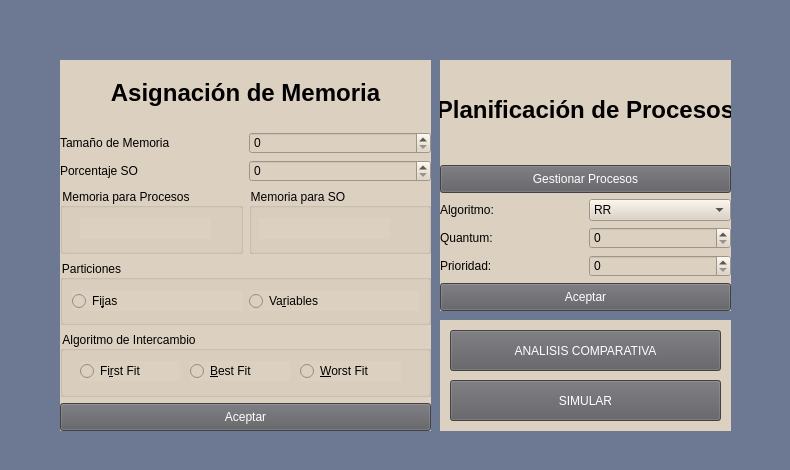
<?xml version="1.0" encoding="UTF-8"?>
<ui version="4.0">
 <class>MainWindow</class>
 <widget class="QMainWindow" name="MainWindow">
  <property name="geometry">
   <rect>
    <x>0</x>
    <y>0</y>
    <width>790</width>
    <height>470</height>
   </rect>
  </property>
  <property name="windowTitle">
   <string>MainWindow</string>
  </property>
  <property name="styleSheet">
   <string notr="true"/>
  </property>
  <property name="animated">
   <bool>true</bool>
  </property>
  <widget class="QWidget" name="centralwidget">
   <property name="styleSheet">
    <string notr="true">QWidget{
background-color:#6d7993;
font-family: arial,verdana;
}

QDialog{
background-color:#557a95;
font-family: arial,verdana;
}
QLineEdit{
background-color:#b1a296;
border: 0;
font-size:14px;
height:30px;
}

</string>
   </property>
   <widget class="QWidget" name="widget" native="true">
    <property name="geometry">
     <rect>
      <x>60</x>
      <y>60</y>
      <width>371</width>
      <height>371</height>
     </rect>
    </property>
    <property name="sizePolicy">
     <sizepolicy hsizetype="Preferred" vsizetype="Preferred">
      <horstretch>0</horstretch>
      <verstretch>0</verstretch>
     </sizepolicy>
    </property>
    <property name="autoFillBackground">
     <bool>false</bool>
    </property>
    <property name="styleSheet">
     <string notr="true">QWidget{
background-color: #dcd0c0;
}
QPushButton{
background-color:#5d5c61;
color:white;
height:20px;
}
QPushButton:hover{
background-color:#062f4f;
color:white;
}
</string>
    </property>
    <layout class="QGridLayout" name="gridLayout">
     <item row="0" column="0" colspan="2">
      <widget class="QLabel" name="label_AsigMemoria">
       <property name="font">
        <font>
         <family>arial,verdana</family>
         <pointsize>18</pointsize>
         <weight>75</weight>
         <bold>true</bold>
        </font>
       </property>
       <property name="layoutDirection">
        <enum>Qt::LeftToRight</enum>
       </property>
       <property name="styleSheet">
        <string notr="true"/>
       </property>
       <property name="text">
        <string>Asignación de Memoria</string>
       </property>
       <property name="alignment">
        <set>Qt::AlignCenter</set>
       </property>
      </widget>
     </item>
     <item row="2" column="1">
      <widget class="QSpinBox" name="spinBoxPorcSO"/>
     </item>
     <item row="2" column="0">
      <widget class="QLabel" name="label_PorcentajeSO">
       <property name="text">
        <string>Porcentaje SO</string>
       </property>
      </widget>
     </item>
     <item row="1" column="0">
      <widget class="QLabel" name="label_TamMemoria">
       <property name="text">
        <string>Tamaño de Memoria</string>
       </property>
      </widget>
     </item>
     <item row="1" column="1">
      <widget class="QSpinBox" name="spinBoxTamMemoria"/>
     </item>
     <item row="8" column="0" colspan="2">
      <widget class="QPushButton" name="AceptarMem">
       <property name="text">
        <string>Aceptar</string>
       </property>
      </widget>
     </item>
     <item row="6" column="0" colspan="2">
      <widget class="QGroupBox" name="groupBox_Particiones">
       <property name="title">
        <string>Particiones</string>
       </property>
       <layout class="QGridLayout" name="gridLayout_2">
        <item row="0" column="0">
         <widget class="QRadioButton" name="radioButton_Fijas">
          <property name="text">
           <string>Fi&amp;jas</string>
          </property>
         </widget>
        </item>
        <item row="0" column="1">
         <widget class="QRadioButton" name="radioButton_Variables">
          <property name="text">
           <string>Va&amp;riables</string>
          </property>
         </widget>
        </item>
       </layout>
      </widget>
     </item>
     <item row="7" column="0" colspan="2">
      <widget class="QGroupBox" name="groupBox_Algoritmo">
       <property name="title">
        <string>Algoritmo de Intercambio</string>
       </property>
       <widget class="QRadioButton" name="radioButton_First">
        <property name="geometry">
         <rect>
          <x>20</x>
          <y>30</y>
          <width>100</width>
          <height>20</height>
         </rect>
        </property>
        <property name="text">
         <string>Fi&amp;rst Fit</string>
        </property>
       </widget>
       <widget class="QRadioButton" name="radioButton_Best">
        <property name="geometry">
         <rect>
          <x>130</x>
          <y>30</y>
          <width>100</width>
          <height>20</height>
         </rect>
        </property>
        <property name="text">
         <string>&amp;Best Fit</string>
        </property>
       </widget>
       <widget class="QRadioButton" name="radioButton_Worst">
        <property name="geometry">
         <rect>
          <x>240</x>
          <y>30</y>
          <width>101</width>
          <height>20</height>
         </rect>
        </property>
        <property name="text">
         <string>&amp;Worst Fit</string>
        </property>
       </widget>
      </widget>
     </item>
     <item row="3" column="0">
      <widget class="QGroupBox" name="groupBox">
       <property name="title">
        <string>Memoria para Procesos</string>
       </property>
       <widget class="QLabel" name="label_MemProcesos">
        <property name="geometry">
         <rect>
          <x>20</x>
          <y>30</y>
          <width>131</width>
          <height>21</height>
         </rect>
        </property>
        <property name="text">
         <string/>
        </property>
       </widget>
      </widget>
     </item>
     <item row="3" column="1">
      <widget class="QGroupBox" name="groupBox_2">
       <property name="title">
        <string>Memoria para SO</string>
       </property>
       <widget class="QLabel" name="label_MemSO">
        <property name="geometry">
         <rect>
          <x>10</x>
          <y>30</y>
          <width>131</width>
          <height>21</height>
         </rect>
        </property>
        <property name="text">
         <string/>
        </property>
       </widget>
      </widget>
     </item>
    </layout>
   </widget>
   <widget class="QWidget" name="widget_algoritmo" native="true">
    <property name="geometry">
     <rect>
      <x>440</x>
      <y>60</y>
      <width>291</width>
      <height>251</height>
     </rect>
    </property>
    <property name="styleSheet">
     <string notr="true">QWidget{
background-color:#dcd0c0;
}
QPushButton{
background-color:#5d5c61;
color:white;
height:20px;
}
QPushButton:hover{
background-color:#062f4f;
color:white;
}</string>
    </property>
    <layout class="QGridLayout" name="gridLayout_3">
     <item row="4" column="0">
      <widget class="QLabel" name="label">
       <property name="text">
        <string>Prioridad: </string>
       </property>
      </widget>
     </item>
     <item row="3" column="1">
      <widget class="QSpinBox" name="spinBox_Quantum"/>
     </item>
     <item row="3" column="0">
      <widget class="QLabel" name="label_Quantum">
       <property name="text">
        <string>Quantum: </string>
       </property>
      </widget>
     </item>
     <item row="2" column="0">
      <widget class="QLabel" name="label_Algoritmo">
       <property name="text">
        <string>Algoritmo: </string>
       </property>
      </widget>
     </item>
     <item row="2" column="1">
      <widget class="QComboBox" name="comboBox_Algoritmos">
       <item>
        <property name="text">
         <string>RR</string>
        </property>
       </item>
       <item>
        <property name="text">
         <string>FCFS</string>
        </property>
       </item>
       <item>
        <property name="text">
         <string>Colas Multinivel</string>
        </property>
       </item>
      </widget>
     </item>
     <item row="0" column="0" colspan="2">
      <widget class="QLabel" name="label_algo_planificacion">
       <property name="font">
        <font>
         <family>arial,verdana</family>
         <pointsize>18</pointsize>
         <weight>75</weight>
         <bold>true</bold>
        </font>
       </property>
       <property name="text">
        <string>Planificación de Procesos</string>
       </property>
       <property name="alignment">
        <set>Qt::AlignCenter</set>
       </property>
      </widget>
     </item>
     <item row="1" column="0" colspan="2">
      <widget class="QPushButton" name="boton_GestProcesos">
       <property name="text">
        <string>Gestionar Procesos</string>
       </property>
      </widget>
     </item>
     <item row="5" column="0" colspan="2">
      <widget class="QPushButton" name="pushButton_AceptarProc">
       <property name="text">
        <string>Aceptar</string>
       </property>
      </widget>
     </item>
     <item row="4" column="1">
      <widget class="QSpinBox" name="lineEdit_Prioridad"/>
     </item>
    </layout>
   </widget>
   <widget class="QWidget" name="widget_Simular" native="true">
    <property name="geometry">
     <rect>
      <x>440</x>
      <y>320</y>
      <width>291</width>
      <height>111</height>
     </rect>
    </property>
    <property name="styleSheet">
     <string notr="true">QWidget{
background-color:#dcd0c0;
}
QPushButton{
background-color:#5d5c61;
color:white;
height:20px;
}
QPushButton:hover{
background-color:#062f4f;
color:white;
}</string>
    </property>
    <widget class="QPushButton" name="pushButton_Simular">
     <property name="geometry">
      <rect>
       <x>10</x>
       <y>60</y>
       <width>271</width>
       <height>41</height>
      </rect>
     </property>
     <property name="text">
      <string>SIMULAR</string>
     </property>
    </widget>
    <widget class="QPushButton" name="pushButtonComparar">
     <property name="geometry">
      <rect>
       <x>10</x>
       <y>10</y>
       <width>271</width>
       <height>41</height>
      </rect>
     </property>
     <property name="text">
      <string>ANALISIS COMPARATIVA</string>
     </property>
    </widget>
   </widget>
  </widget>
 </widget>
 <resources/>
 <connections/>
</ui>
